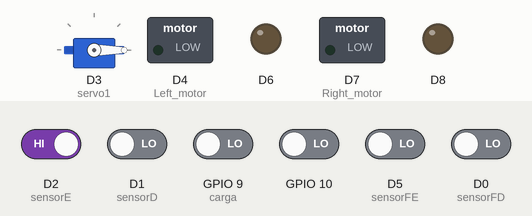
Recording of a sketch running on a simulated ESP8266 (NodeMCU). Parts: servo, switched loads named in the sketch (green lamp = pin HIGH), output pins drawn as LEDs (lit = HIGH). The inputs (shaded band) are chosen by the test bench; at power-on: D2 (sensorE) HIGH, D0 (sensorFD), D1 (sensorD), D5 (sensorFE), GPIO 9 (carga), GPIO 10 LOW. What the sketch prints to the serial monitor is not drawn.

Above: at 1.2 s.
1.3 s: GPIO 10 driven HIGH
At 2.7 s:
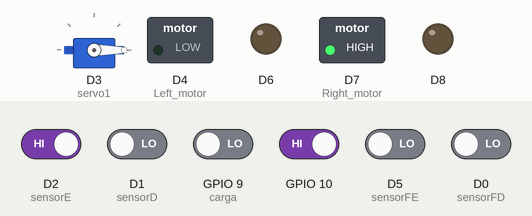
3.0 s: D2 (sensorE) driven LOW
At 4.0 s:
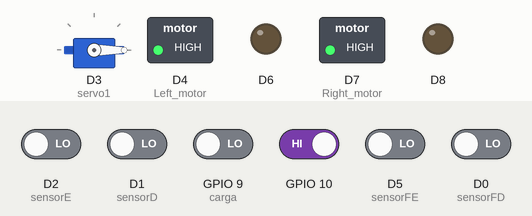
4.5 s: D1 (sensorD) driven HIGH
At 5.1 s:
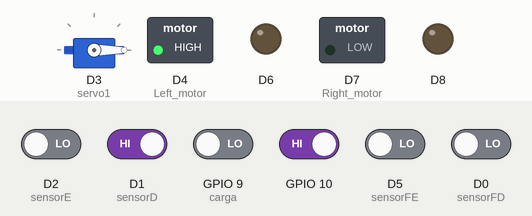
6.0 s: D5 (sensorFE) driven HIGH
At 7.3 s:
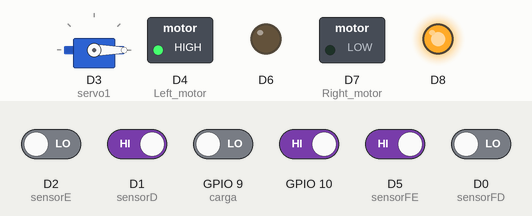
7.6 s: D1 (sensorD) driven LOW
At 8.3 s:
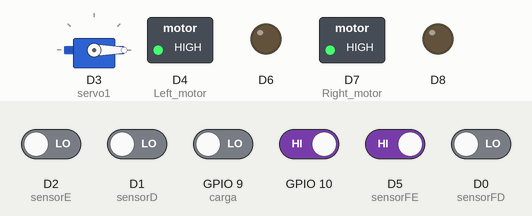
9.1 s: D5 (sensorFE) driven LOW
At 10.3 s:
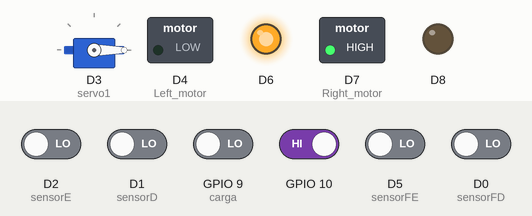
Timing chart, 0 to 11.6 s (numbered marks = the images above; inputs shaded):
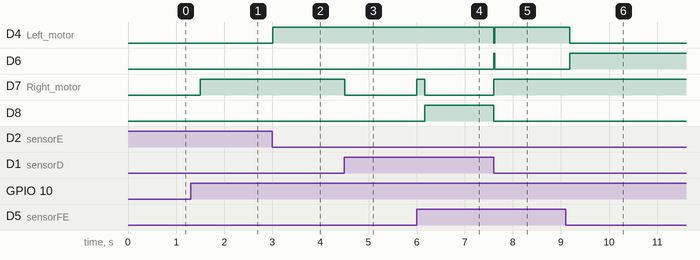

The sketch:

ESP.ino
```cpp
#include <Servo.h>

bool sensorFD; // Rightmost sensor    D0
bool sensorD; // Middle-right sensor  D1
bool sensorE; // Middle-left sensor   D2
bool sensorFE; // Leftmost sensor     D5

bool VsensorFD; // Old readings
bool VsensorD;
bool VsensorE;
bool VsensorFE;

bool carga; // Load sensor   SD2

bool x;

String direcao; // Direction the cart is moving to
short opcao; // Selected option received

long tempo;

Servo servo1;


void setup() {
  pinMode(D0, INPUT); // sensorFD
  pinMode(D1, INPUT); // sensorD
  pinMode(D2, INPUT); // sensorE
  pinMode(D5, INPUT); // sensorFE

  pinMode(9, INPUT); // carga
  pinMode(10, INPUT);

  pinMode(D4, OUTPUT); // Left motor
  pinMode(D6, OUTPUT);

  pinMode(D7, OUTPUT); // Right motor
  pinMode(D8, OUTPUT);

  Serial.begin(115200);

  servo1.attach(D3);
}


void loop() {
  lerSensores();
  servo1.write(0);
  opcao = 0;
  x = 0;
  mover("parado");

  while(opcao == 0){  // Waits new item request
    evitarReset();

    if(digitalRead(10) == 1){
      opcao = 2;
    }
    Serial.print("opcao = ");
    Serial.println(opcao);

    Serial.println("esperando...");
  }

  lerSensores();

  while(sensorFE == HIGH || sensorFD == HIGH){
    evitarReset();
    lerSensores();
    mover("frente");
  }
  delay(200);

  moverNaLinha();
  virarDireita();
  moverNaLinha();
  virarEsquerda();
  moverNaLinha();

  while(true){ // Algorithm to find the right item
    evitarReset();

    while(sensorFE == 0 && sensorFD == 1){
      evitarReset();
      lerSensores();

      if(opcao == 1){
        virarDireita();
        break;
      }else{
        mover("frente");
        x = 1;
      }
      delay(100);
    }

    if(opcao == 1){
      break;
    }

    if(x == 1){
      opcao--;
      x = 0;
    }

    moverNaLinha();
  }

  moverNaLinha();

  mover("tras");  // Slides the box into the cart
  delay(75);
  mover("parado");
  meiaVolta();
  servo1.write(90);
  delay(400);

  moverNaLinha();
  virarEsquerda();

  while(sensorFD == LOW){
    evitarReset();
    lerSensores();
    moverNaLinha();
    mover("frente");
    delay(50);
  }
  virarDireita();
  moverNaLinha();
  mover("frente");

  while(sensorFE == HIGH || sensorFD == HIGH){
    evitarReset();
    lerSensores();
  }

  moverNaLinha();

  mover("tras");
  delay(75);
  mover("parado");

  while(carga == 1){  // Waits until someone takes the box
    evitarReset();
    lerSensores();
    delay(1000);
  }

  delay(2000);

  meiaVolta();
  moverNaLinha();
  virarDireita();
  moverNaLinha();
  meiaVolta();
}


void virarDireita(){  // Makes the cart turn sharp right

  while(sensorFD == HIGH){
    lerSensores();
    mover("frente");
  }

  delay(80);

  mover("direita");

  while(true){
    evitarReset();
    lerSensores();

    if(sensorD != VsensorD && sensorD == LOW){
      mover("esquerda");
      delay(25);
      VsensorD = sensorD;
      break;
    }

    VsensorD = sensorD;
  }
}


void virarEsquerda(){  // Makes the cart turn sharp left
  while(sensorFE == HIGH){
    lerSensores();
    mover("frente");
  }

  delay(80);

  mover("esquerda");

  while(true){
    evitarReset();
    lerSensores();

    if(sensorE != VsensorE && sensorE == LOW){
      mover("direita");
      delay(25);
      VsensorE = sensorE;
      break;
    }

    VsensorE = sensorE;
  }
}

void meiaVolta(){   // Makes the cart turn around
  mover("esquerda");
  delay(500);
  while(sensorE == LOW){
    evitarReset();
    lerSensores();
  }
  mover("direita");
  delay(50);
  mover("parado");
}


void evitarReset(){  // The ESP8266 being used was defective and wouldn't work correctly without this function
  if ((millis() - tempo) > 1000) {
    delay(0);
    tempo = millis();
  }
}


void lerSensores(){  // Reads sensors
  sensorFD = digitalRead(D0);
  sensorD = digitalRead(D1);
  sensorE = digitalRead(D2);
  sensorFE = digitalRead(D5);

  carga = digitalRead(9);
}


void direcaoLinha(){  // Gets what direction is the line going
  if(sensorE == 0 && sensorD == 0){
    direcao = "frente";
  }else if(sensorE == 1 && sensorD == 0){
    direcao = "esquerda frente";
  }else if(sensorE == 0 && sensorD == 1){
    direcao = "direita frente";
  }else if(sensorE == 1 && sensorD == 1){
    direcao = "parado";
  }
}


void moverNaLinha(){  // Makes the cart follow the line until it hits a mark
  lerSensores();
  while(sensorFE == LOW && sensorFD == LOW){
    evitarReset();
    lerSensores();
    direcaoLinha();
    mover(direcao);
  }
  mover("frente");
  delay(80);
}


void mover(String direcao){  // recieves the direction and moves the cart towards it
  Serial.print("movendo para ");
  Serial.println(direcao);

  if(direcao == "frente"){
    digitalWrite(D4, HIGH);
    digitalWrite(D6, LOW);

    digitalWrite(D7, HIGH);
    digitalWrite(D8, LOW);

  }else if(direcao == "tras"){
    digitalWrite(D4, LOW);
    digitalWrite(D6, HIGH);

    digitalWrite(D7, LOW);
    digitalWrite(D8, HIGH);
  }else if(direcao == "esquerda frente"){
    digitalWrite(D4, LOW);
    digitalWrite(D6, LOW);

    digitalWrite(D7, HIGH);
    digitalWrite(D8, LOW);
  }else if(direcao == "esquerda tras"){
    digitalWrite(D4, LOW);
    digitalWrite(D6, LOW);

    digitalWrite(D7, LOW);
    digitalWrite(D8, HIGH);
  }else if(direcao == "esquerda"){
    digitalWrite(D4, LOW);
    digitalWrite(D6, HIGH);

    digitalWrite(D7, HIGH);
    digitalWrite(D8, LOW);

  }else if(direcao == "direita frente"){
    digitalWrite(D4, HIGH);
    digitalWrite(D6, LOW);

    digitalWrite(D7, LOW);
    digitalWrite(D8, LOW);
  }else if(direcao == "direita tras"){
    digitalWrite(D4, LOW);
    digitalWrite(D6, HIGH);

    digitalWrite(D7, LOW);
    digitalWrite(D8, LOW);
  }else if(direcao == "direita"){
    digitalWrite(D4, HIGH);
    digitalWrite(D6, LOW);

    digitalWrite(D7, LOW);
    digitalWrite(D8, HIGH);

  }else if(direcao == "parado"){
    digitalWrite(D4, LOW);
    digitalWrite(D6, LOW);

    digitalWrite(D7, LOW);
    digitalWrite(D8, LOW);
  }
}
```

Measured:
- after the input at 1.3 s, D7 (Right_motor): LOW → HIGH after 0.20 s
- after the input at 3.0 s, D4 (Left_motor): LOW → HIGH at once
- after the input at 4.5 s, D7 (Right_motor): HIGH → LOW at once
- after the input at 6.0 s, D7 (Right_motor): LOW → HIGH at once, → LOW 0.16 s later; D8: LOW → HIGH after 0.16 s
- after the input at 7.6 s, D4 (Left_motor): HIGH → LOW at once, → HIGH 0.03 s later; D6: LOW → HIGH at once, → LOW 0.03 s later; D7 (Right_motor): LOW → HIGH at once; D8: HIGH → LOW at once
- after the input at 9.1 s, D4 (Left_motor): HIGH → LOW after 0.08 s; D6: LOW → HIGH after 0.08 s
